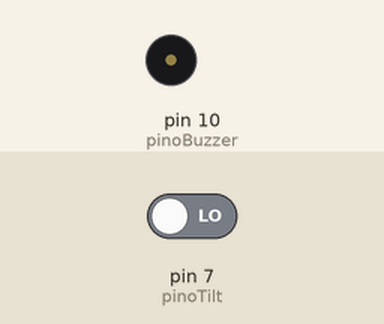
A sketch run on a simulated Arduino Uno, built with avr-gcc and run on an emulated ATmega328P. Parts: buzzer (waves = sounding). Inputs (shaded band) come from the test bench; at power-on: pin 7 (pinoTilt) LOW.

Above: at 1.2 s.
1.3 s: pin 7 (pinoTilt) driven HIGH
At 2.4 s:
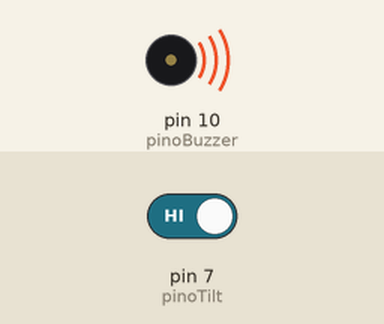
2.8 s: pin 7 (pinoTilt) driven LOW
At 3.9 s:
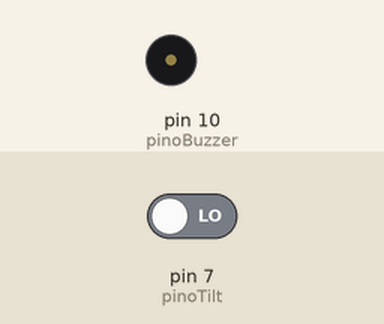
Timing chart, 0 to 5.8 s (numbered marks = the images above; inputs shaded):
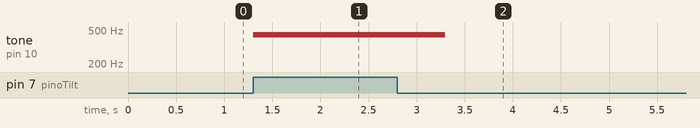

Measured:
- after the input at 1.3 s, tone on pin 10 (pinoBuzzer): silent → 440 Hz at once
- after the input at 2.8 s, tone on pin 10 (pinoBuzzer): 440 Hz → silent after 0.50 s

The sketch:

sketch_alarme_movimento.ino
```cpp
// Projeto 13 - Alarme de movimento

//Inicializando variáveis com as portas do Arduino correspondentes aos componentes
int pinoTilt = 7;
int pinoBuzzer = 10;

void setup()
{
	//setando o pinoTilt como INPUT, já que leremos dados dele
	pinMode(pinoTilt, INPUT);
}

void loop()
{
	//Se o valor do tilt for HIGH, ou seja, existe um valor para ele
	//Isso significa que o protoboard ou algo nas proximidades foi movimentado
	if (digitalRead(pinoTilt) == HIGH)
	{
		//O buzzer emite um alerta
		tone(pinoBuzzer, 440);
		delay(1000);
	}
	else
	{
		//caso contrário, o alerta é interrompido
		noTone(pinoBuzzer);
	}
}
```
